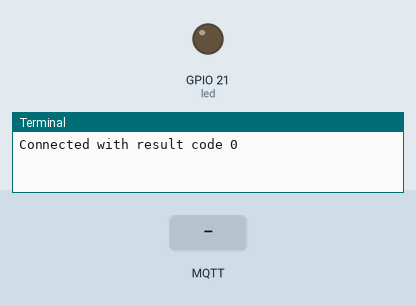
The program below on a simulated Raspberry Pi (BCM pin numbers). Shown: output pins drawn as LEDs (lit = HIGH), the last lines printed to the terminal. The test bench sets the inputs (shaded band). No MQTT or app messages arrive unless stated.

Above: at 1.3 s.
1.4 s: MQTT message "1" arrives on the first subscribed topic
At 2.4 s:
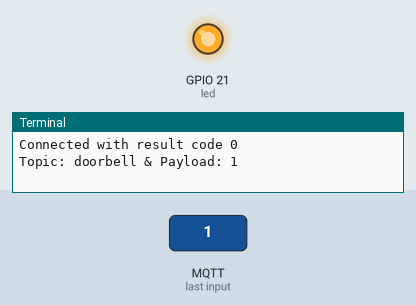
2.9 s: MQTT message "0" arrives on the first subscribed topic
At 3.5 s:
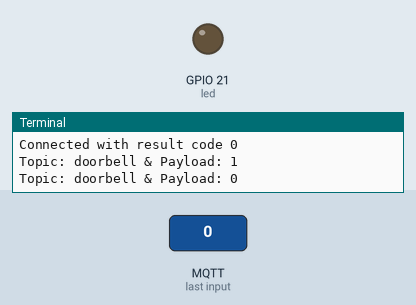
4.4 s: MQTT message "on" arrives on the first subscribed topic
At 5.8 s:
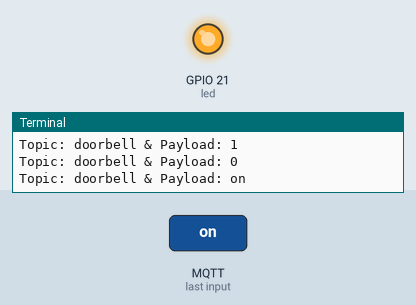
Timing chart, 0 to 7.4 s (numbered marks = the images above; inputs shaded):
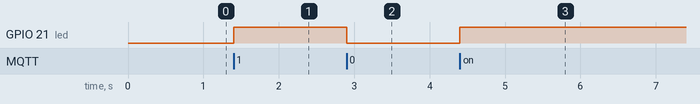

Measured:
- after the input at 1.4 s, GPIO 21 (led): LOW → HIGH at once
- after the input at 2.9 s, GPIO 21 (led): HIGH → LOW at once
- after the input at 4.4 s, GPIO 21 (led): LOW → HIGH at once

The program:

mqttclient.py
```python
# mqttclient.py

import paho.mqtt.client as mqtt
from gpiozero import Device, LED
from gpiozero.pins.pigpio import PiGPIOFactory
from time import sleep

broker_ip = "192.192.192.192" # What IP address is this broker running on?

Device.pin_factory = PiGPIOFactory()

led_pin = 21
led = LED(led_pin)


def on_connect(client, userdata, flags, rc):
    print("Connected with result code " + str(rc))
    client.subscribe("doorbell")

def on_message(client, userdata, msg):
    print("Topic: " + msg.topic + " & " + "Payload: " + msg.payload.decode())
    led.toggle()

client = mqtt.Client()

client.on_connect = on_connect
client.on_message = on_message

client.connect(broker_ip, 1883)

client.loop_forever()
```
